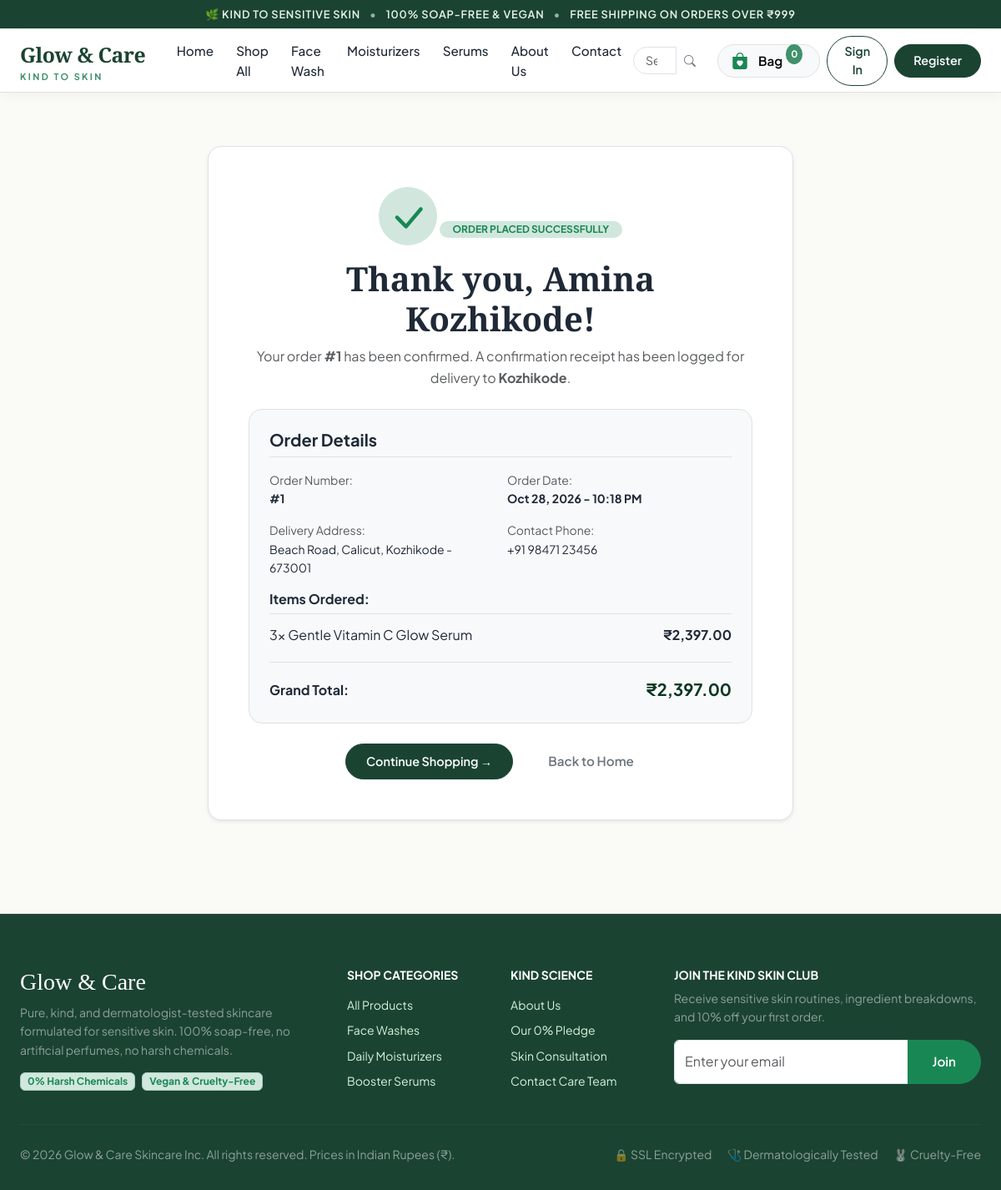
The page /order-success/1/ on the database its author committed.
### simpleapp/models.py (models this page shows, shortened)
class Order(models.Model):
    STATUS_CHOICES = [
        ('Pending', 'Pending'),
        ('Confirmed', 'Confirmed'),
        ('Processing', 'Processing'),
        ('Shipped', 'Shipped'),
        ('Delivered', 'Delivered'),
        ('Cancelled', 'Cancelled'),
    ]
    order_number = models.CharField(max_length=50, unique=True, blank=True, null=True, help_text="Unique customer order number")
    user = models.ForeignKey(User, on_delete=models.SET_NULL, null=True, blank=True, related_name='orders')
    full_name = models.CharField(max_length=150)
    email = models.EmailField()
    phone = models.CharField(max_length=20)
    address = models.TextField()
    city = models.CharField(max_length=100)
    postal_code = models.CharField(max_length=20)
    total_amount = models.DecimalField(max_digits=10, decimal_places=2)
    status = models.CharField(max_length=20, choices=STATUS_CHOICES, default='Confirmed')
    created_at = models.DateTimeField(auto_now_add=True)
    class Meta:
        ordering = ['-created_at']
    def formatted_total(self):
        try:
            return f"₹{float(self.total_amount):,.2f}"
        except Exception:
            return f"₹{self.total_amount}"

class OrderItem(models.Model):
    order = models.ForeignKey(Order, on_delete=models.CASCADE, related_name='items')
    product = models.ForeignKey(Product, on_delete=models.PROTECT)
    price = models.DecimalField(max_digits=10, decimal_places=2)
    quantity = models.PositiveIntegerField(default=1)
    subtotal = models.DecimalField(max_digits=10, decimal_places=2, default=0.00)
    def formatted_subtotal(self):
        try:
            return f"₹{float(self.subtotal):,.2f}"
        except Exception:
            return f"₹{self.subtotal}"

class Product(models.Model):
    SKIN_TYPE_CHOICES = [
        ('all', 'All Skin Types'),
        ('sensitive', 'Sensitive Skin'),
        ('dry', 'Dry & Dehydrated'),
        ('oily', 'Oily & Acne Prone'),
        ('combination', 'Combination Skin'),
    ]
    name = models.CharField(max_length=200)
    category = models.ForeignKey(Category, on_delete=models.CASCADE, related_name='products')
    description = models.TextField()
    ingredients = models.TextField(blank=True, help_text="e.g. Pro-Vitamin B5, Triple Purified Water")
    skin_type = models.CharField(max_length=50, choices=SKIN_TYPE_CHOICES, default='sensitive')
    badge = models.CharField(max_length=50, blank=True, help_text="e.g. Bestseller, Soap-Free, Barrier Boost")
    price = models.DecimalField(max_digits=10, decimal_places=2, help_text="Price in INR (₹)")
    original_price = models.DecimalField(max_digits=10, decimal_places=2, null=True, blank=True, help_text="MSRP/Original Price in INR")
    image = models.ImageField(upload_to='products/', blank=True, null=True)
    image_url = models.URLField(max_length=500, blank=True, help_text="CDN or external image URL")
    stock = models.PositiveIntegerField(default=25)
    rating = models.DecimalField(max_digits=3, decimal_places=1, default=4.9)
    review_count = models.PositiveIntegerField(default=150)
    created_at = models.DateTimeField(auto_now_add=True)
    updated_at = models.DateTimeField(auto_now=True)
    class Meta:
        ordering = ['-created_at']

### simpleapp/views.py (the view)
# urls.py: path('order-success/<str:order_id>/', views.order_success_view, name='order_success'),
def order_success_view(request, order_id):
    try:
        if str(order_id).isdigit():
            order = get_object_or_404(Order, id=int(order_id))
        else:
            order = get_object_or_404(Order, order_number=str(order_id))
    except Exception:
        order = get_object_or_404(Order, pk=order_id)
    return render(request, 'order_success.html', {'order': order})

### simpleapp/context_processors.py (called while the page is built, shortened)
def cart_context(request):
    cart = request.session.get('cart', {})
    cart_total_items = 0
    cart_subtotal = Decimal('0.00')
    categories = Category.objects.all()
    return {
        'cart_count': cart_total_items,
        'cart_subtotal_global': cart_subtotal,
        'nav_categories': categories,
    }

### templates/order_success.html (shortened to what this page needs)
{% extends 'base.html' %}
{% load static %}
{% block content %}
<section class="py-5">
  <div class="container" style="max-width: 750px;">
    <div class="bg-white p-4 p-md-5 rounded-4 border shadow-sm text-center">
      <div class="rounded-circle bg-success-subtle text-success d-inline-flex align-items-center justify-content-center mb-3" style="width: 70px; height: 70px;">
        <i class="bi bi-check-lg display-5"></i>
      </div>
      <span class="badge bg-success-subtle text-success text-uppercase fw-bold px-3 py-1 rounded-pill mb-2">
        Order Placed Successfully
      </span>
      <h1 class="brand-font display-6 fw-bold mb-2">Thank you, {{ order.full_name }}!</h1>
      <p class="text-muted">
        Your order <strong>#{{ order.id }}</strong> has been confirmed. A confirmation receipt has been logged for delivery to <strong>{{ order.city }}</strong>.
      </p>
      <div class="p-4 bg-light rounded-4 border my-4 text-start">
        <h5 class="fw-bold mb-3 pb-2 border-bottom">Order Details</h5>
        <div class="row g-3 small mb-3">
          <div class="col-sm-6">
            <span class="text-muted d-block">Order Number:</span>
            <strong>#{{ order.id }}</strong>
          </div>
          <div class="col-sm-6">
            <span class="text-muted d-block">Order Date:</span>
            <strong>{{ order.created_at|date:"M d, Y - h:i A" }}</strong>
          </div>
          <div class="col-sm-6">
            <span class="text-muted d-block">Delivery Address:</span>
            <span>{{ order.address }}, {{ order.city }} - {{ order.postal_code }}</span>
          </div>
          <div class="col-sm-6">
            <span class="text-muted d-block">Contact Phone:</span>
            <span>{{ order.phone }}</span>
          </div>
        </div>
        <h6 class="fw-bold mb-2">Items Ordered:</h6>
        <div class="border-top pt-2">
          {% for item in order.items.all %}
            <div class="d-flex justify-content-between align-items-center py-1">
              <span>{{ item.quantity }}x {{ item.product.name }}</span>
              <span class="fw-bold">{{ item.formatted_subtotal }}</span>
            </div>
          {% endfor %}
        </div>
        <div class="d-flex justify-content-between align-items-center pt-3 border-top mt-3">
          <span class="fw-bold fs-6">Grand Total:</span>
          <span class="fw-bold fs-5 text-success-emphasis">{{ order.formatted_total }}</span>
        </div>
      </div>
      <div class="d-flex justify-content-center gap-3">
        <a href="{% url 'shop' %}" class="btn btn-glow-primary px-4 py-2">
          Continue Shopping &rarr;
        </a>
        <a href="{% url 'home' %}" class="btn btn-outline-secondary px-4 py-2">
          Back to Home
        </a>
      </div>
    </div>
  </div>
</section>
{% endblock %}

### static/css/style.css (style rules this page uses)
:root { --color-white: #ffffff; --color-offwhite: #fafaf7; --color-mint-light: #e8f5e9; --color-mint-soft: #d8f3dc; --color-mint-medium: #b7e4c7; --color-mint-accent: #40916c; --color-green-dark: #1b4332; --color-green-deep: #081c15; --color-beige-light: #fbf9f5; --color-beige-warm: #f4ede4; --color-beige-border: #e8ded2; --color-text-main: #1f2937; --color-text-muted: #5f6c7b; --color-text-light: #8c9ba5; --color-border: #e6ebed; --color-border-light: #f0f4f5; --font-sans: 'Plus Jakarta Sans', -apple-system, BlinkMacSystemFont, 'Segoe UI', Roboto, sans-serif; --font-serif: 'Playfair Display', Georgia, serif; --shadow-xs: 0 1px 3px rgba(15, 23, 42, 0.05); --shadow-sm: 0 4px 10px rgba(27, 67, 50, 0.05); --shadow-md: 0 8px 24px rgba(27, 67, 50, 0.08); --shadow-lg: 0 16px 36px rgba(27, 67, 50, 0.12); --radius-xs: 4px; --radius-sm: 8px; --radius-md: 14px; --radius-lg: 24px; --radius-full: 9999px; --transition-fast: all 0.2s ease; --transition: all 0.3s cubic-bezier(0.25, 0.8, 0.25, 1); --transition-slow: all 0.5s cubic-bezier(0.25, 0.8, 0.25, 1); }
*, *::before, *::after { box-sizing: border-box; margin: 0; padding: 0; }
html { scroll-behavior: smooth; font-size: 16px; }
body { font-family: var(--font-sans); color: var(--color-text-main); background-color: var(--color-white); line-height: 1.6; -webkit-font-smoothing: antialiased; -moz-osx-font-smoothing: grayscale; }
a { color: inherit; text-decoration: none; transition: var(--transition-fast); }
.container { width: 100%; max-width: 1240px; margin-left: auto; margin-right: auto; padding-left: 24px; padding-right: 24px; }
.btn { display: inline-flex; align-items: center; justify-content: center; gap: 8px; padding: 13px 28px; font-size: 0.95rem; font-weight: 600; border-radius: var(--radius-full); cursor: pointer; border: 2px solid transparent; transition: var(--transition); text-align: center; }

### templates/base.html (style rules this page uses)
:root { --bs-primary: #1b4332; --bs-primary-rgb: 27, 67, 50; --bs-success: #40916c; --bs-body-font-family: 'Plus Jakarta Sans', sans-serif; }
body { font-family: 'Plus Jakarta Sans', sans-serif; color: #1f2937; background-color: #fafaf7; }
.brand-font { font-family: 'Playfair Display', Georgia, serif; }
.btn-glow-primary { background-color: #1b4332; color: #ffffff !important; border: 1px solid #1b4332; border-radius: 9999px; padding: 8px 22px; font-weight: 600; font-size: 0.9rem; transition: all 0.25s ease; }

### rows shown on the page
Order: full_name "Amina Kozhikode", id "1", city "Kozhikode", created_at "Oct 28, 2026 - 10:18 PM", address "Beach Road, Calicut", postal_code "673001", phone "+91 98471 23456", formatted_total "₹2,397.00"
OrderItem: quantity "3", product.name "Gentle Vitamin C Glow Serum", formatted_subtotal "₹2,397.00"

### other values the page prints
{{ cart_count }} "0"
